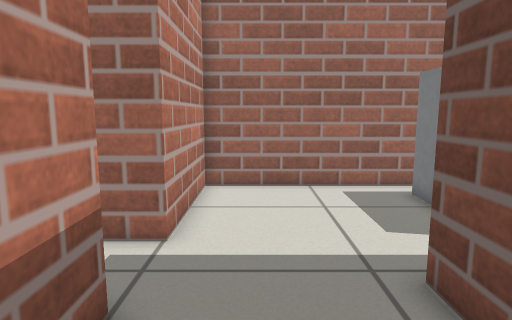
view 1 (above)

18 first-person views from a walk through a world built for the Gazebo simulator. The camera is 0.68 m above the floor, tilts 8° down and sees 75° across. The floor is counted in squares, 0.25 m on a side. Each view is taken from the middle of a square. On the plan, view 1 faces up. The plan holds only what a view shows up to about 20 squares ahead; the rest is blank.

view 2
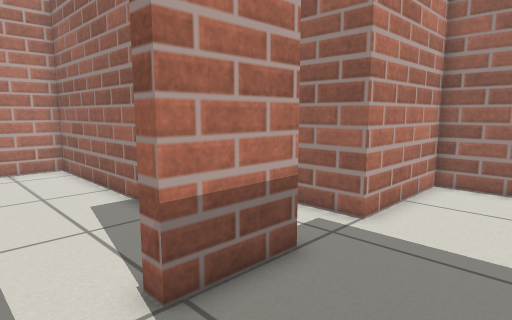

view 3
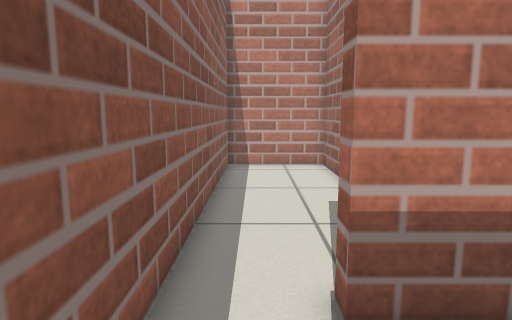

view 4
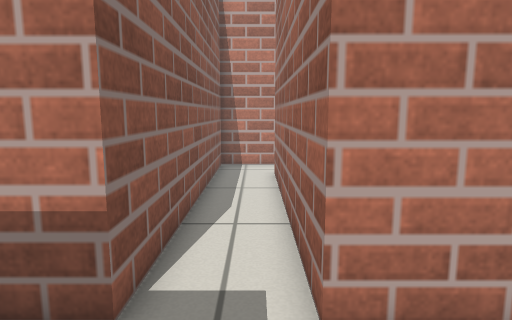

view 5
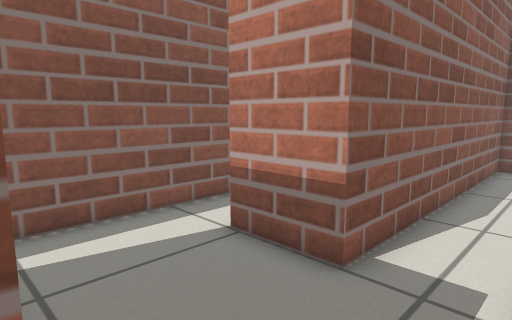

view 6
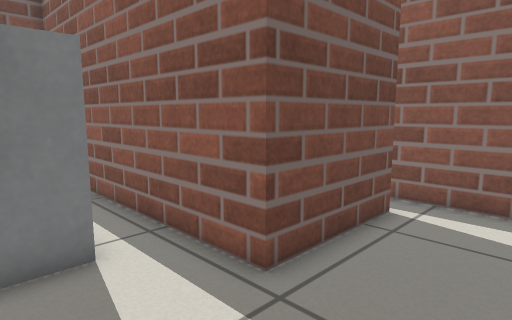

view 7
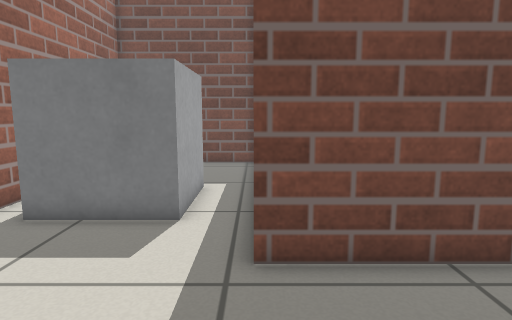

view 8
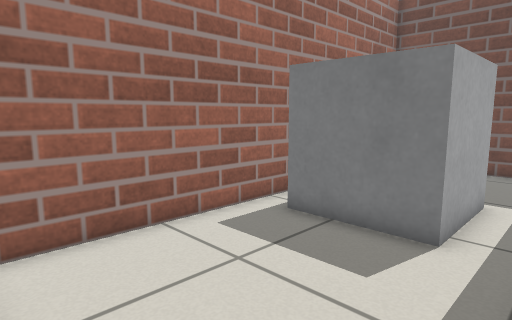

view 9
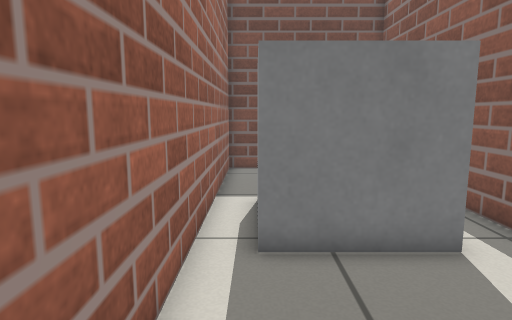

view 10
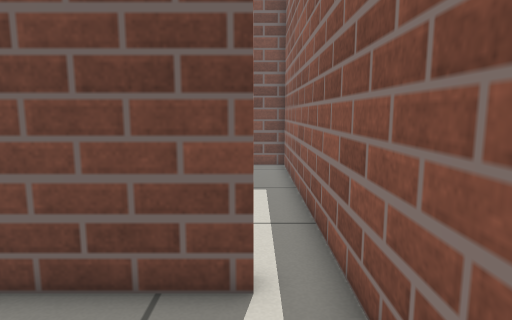

view 11
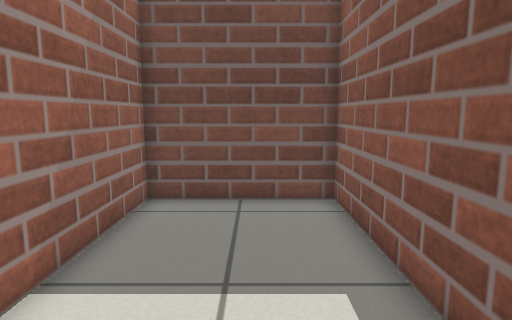

view 12
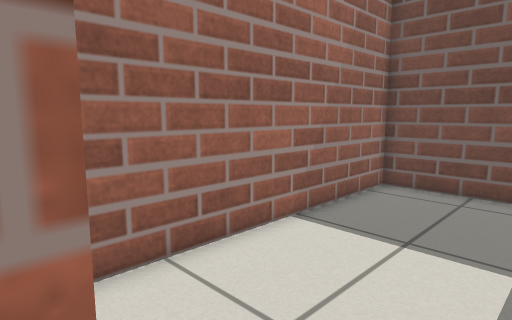

view 13
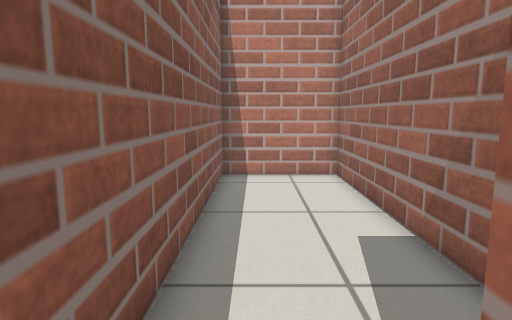

view 14
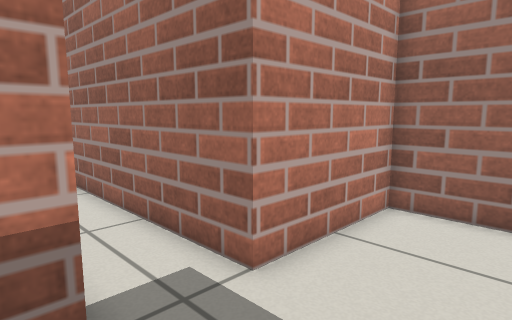

view 15
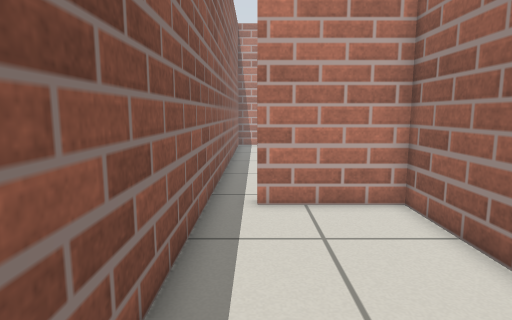

view 16
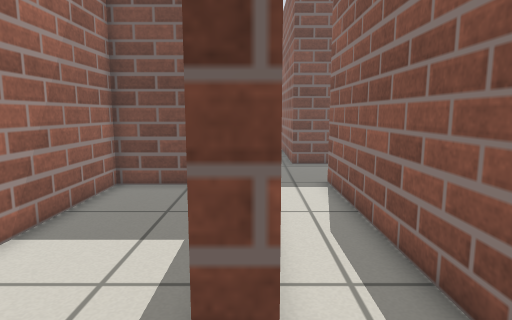

view 17
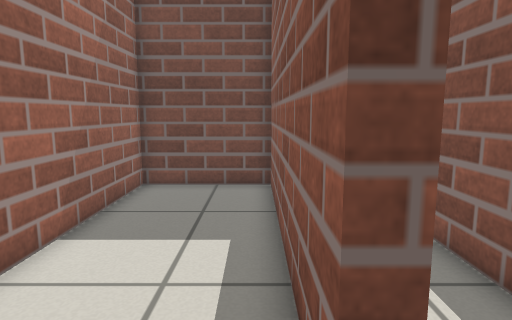

view 18
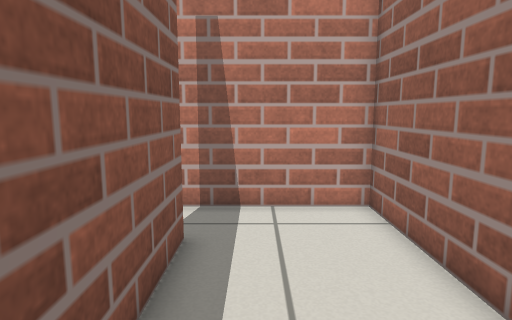

### Floor plan
Key: @ floor where view 1 was taken; # wall or solid block; . floor; B grey box.
Columns run from 16 left of view 1 to 15 right of it. Each row starts with its distance up from view 1.
 12 ################################
 11 #.............#......BB   .....#
 10 #.............#......B
  9 #.............#......B
  8 #.............#......B       ..#
  7 #...###########......BBBBB.....#
  6 #..............................#
  5 #..................#############
  4 ###############....#...........#
  3 #...........  #....#...........#
  2 #.............#....#...........#
  1 #..................#...........#
  0 #...............@..............#
 -1 #..............................#
 -2 ################################

Positions as (right, up) in squares from view 1, and headings:
1: (0, 0), facing up
2: (2, -1), facing up-left
3: (2, 0), facing left
4: (2, 6), facing left
5: (3, 7), facing down-left
6: (-1, 9), facing down-right
7: (-3, 5), facing right
8: (-2, 5), facing up-right
9: (-1, 11), facing right
10: (-2, 0), facing right
11: (5, 1), facing right
12: (3, -1), facing up-right
13: (-1, 0), facing left
14: (2, 3), facing up-left
15: (13, 0), facing left
16: (-15, 7), facing right
17: (-15, 8), facing right
18: (-6, 9), facing left
